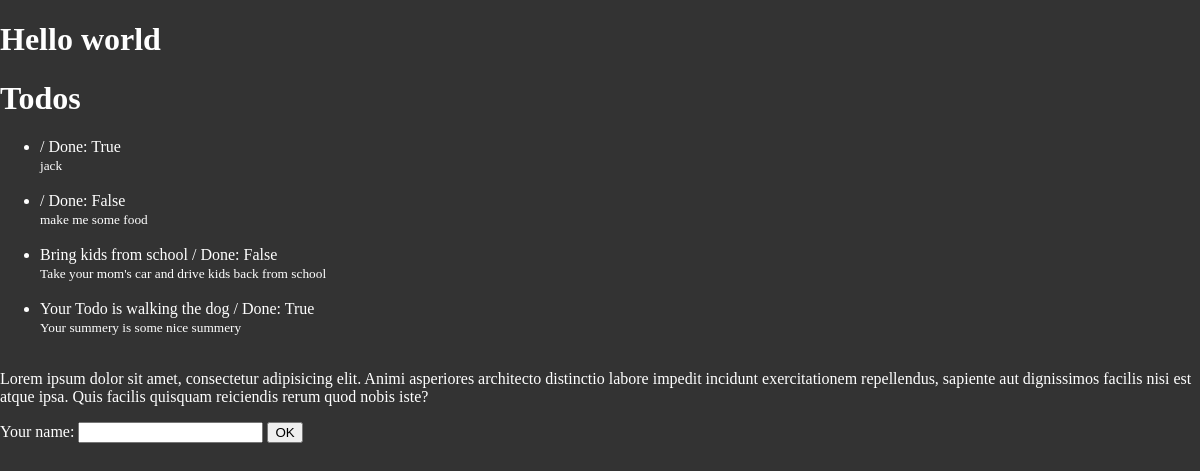
/todos/, run on an earlier commit of the app's database.
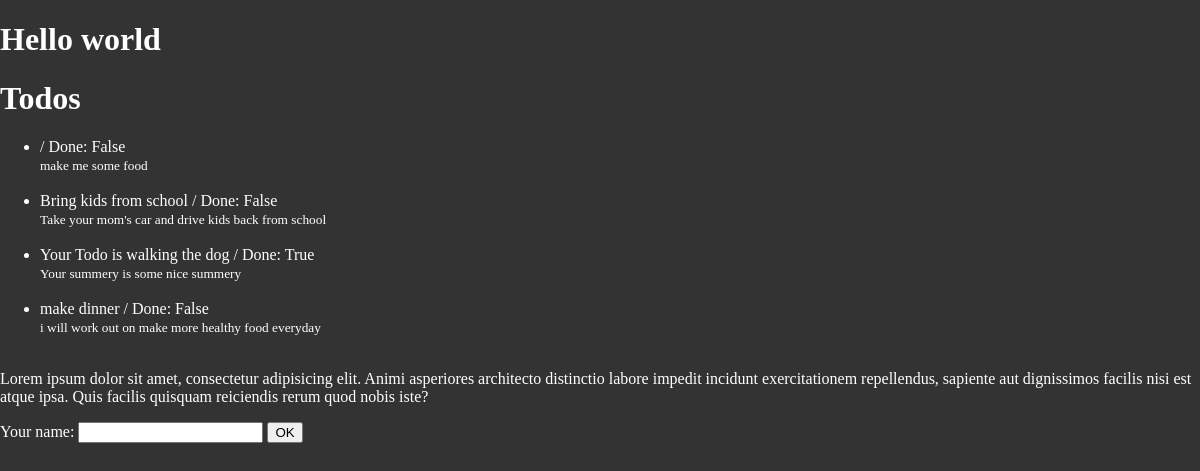
And on a later commit of the database.
### todos/models.py (models this page shows)
class Todos(models.Model):
    Todo = models.CharField(max_length=120)
    summery = models.TextField(blank=True, null=True)
    done = models.BooleanField(default=False)

### todos/views.py (the view)
# urls.py: path('', views.index, name="index"),
def index(request):
    print(f"\n {request.method}\n")
    todos = Todos.objects.all()
    context = {
        "title": "Todos",
        "todos": todos,
    }
    return render(request, "index.html", context)

### todos/templates/index.html (shortened to what this page needs)
<!DOCTYPE html>
<html>
	<head>
		<link
			rel="stylesheet"
			type="text/css"
			media="screen"
			href="../static/main.css"
		/>
	</head>
	<body>
		<h1>Hello world</h1>
		<h1>{{ title }}</h1>
		<ul>
			{% for todo in todos %}
			<li>
				{{ todo.Todo }} / <span>Done: {{ todo.done }}</span>
			</li>
			<small>{{ todo.summery }}</small>
			<br />
			<br />
			{% endfor %}
		</ul>
		<p>
			Lorem ipsum dolor sit amet, consectetur adipisicing elit. Animi asperiores
			architecto distinctio labore impedit incidunt exercitationem repellendus,
			sapiente aut dignissimos facilis nisi est atque ipsa. Quis facilis
			quisquam reiciendis rerum quod nobis iste?
		</p>
		<form action="/todos/" method="post">
			{% csrf_token %} <label for="name">Your name: </label>
			<input
				id="name"
				type="text"
				name="your_name"
				value="{{ current_name }}"
			/>
			<input type="submit" value="OK" />
		</form>
	</body>
</html>

### todos/static/main.css (style rules this page uses)
body { background: #333; margin: 0; padding: 0; box-sizing: border-box; color: white; }

What changed in the data, as far as the page shows it:
removed Todos: done "True", summery "jack"
added Todos: Todo "make dinner", done "False", summery "i will work out on make more healthy food everyday"
